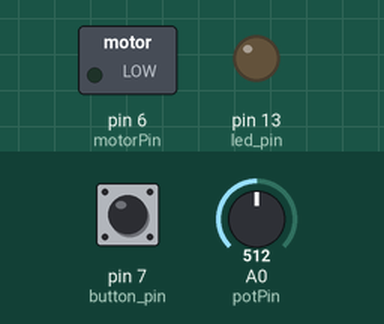
This sketch was run on a simulated Arduino Uno, built with avr-gcc and run on an emulated ATmega328P. Parts: switched loads named in the sketch (green lamp = pin HIGH), output pins drawn as LEDs (lit = HIGH). Dashed ring = blinking. The inputs (shaded band) are chosen by the test bench; at power-on: pin 7 (button_pin) HIGH, A0 (potPin) = 512.

Above: at 1.2 s.
1.3 s: pin 7 (button_pin) pulled LOW for 1 s
At 1.42 s:
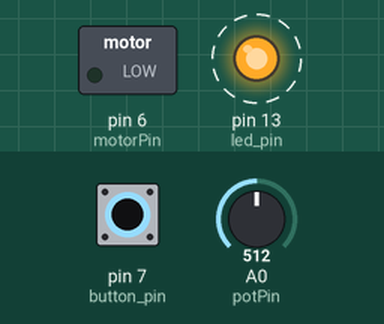
3.8 s: pin 7 (button_pin) pulled LOW for 0.15 s
At 5.0 s:
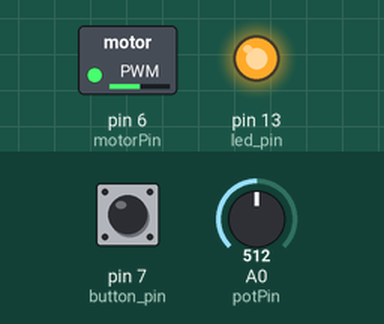
5.5 s: A0 (potPin) set to 716
At 6.7 s:
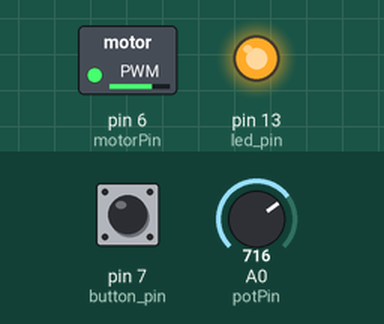
7.0 s: A0 (potPin) set to 900
At 7.8 s:
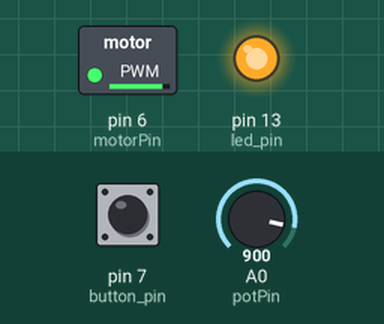
8.5 s: pin 7 (button_pin) pulled LOW for 0.15 s
At 8.62 s:
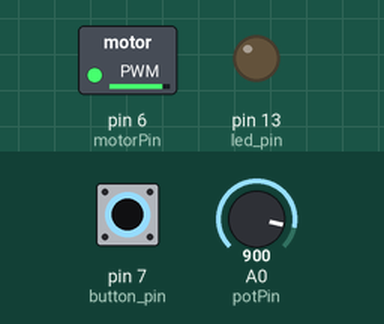
10.2 s: pin 7 (button_pin) pulled LOW for 3.2 s
At 10.57 s:
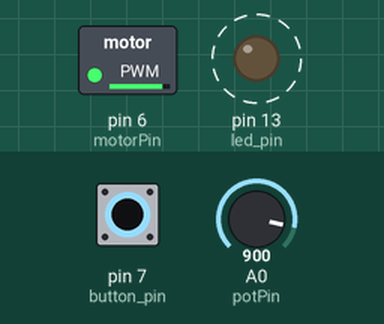
Timing chart, 0 to 15.0 s (numbered marks = the images above; inputs shaded):
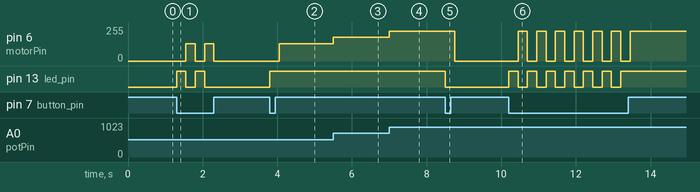

The sketch:

Ejemplo_Motor_DC.ino
```cpp
/* Manejando un Motor DC! */

/* En esta experiencia vamos a manejar la velocidad de giro de un motor DC con la ayuda de un potenciómetro

* El elemento distintivo y que nos permite hacer esto fácilmente es un transistor (el BJT más común... el 2N2222)

* En esta configuración usamos a este elemento activo en región de saturación, lo que nos permite hacerlo funcionar

* como una resistencia controlada por voltaje, de manera tal que al aplicar más voltaje (en su base) obtendremos una

* mayor corriente en el colector del transistor (donde va el motor y este hacia el riel superior) lo que nos permite

* manejar y controlar la velocidad de giro del motor aplicando más o menos corriente.

* El papel que desempeña el potenciómentro es "decirle" al Arduino que tiene un determinado voltaje en su patita del medio

* hablamos de un divisor de tensión este terminal, el Arduino procesa este valor y envia una PWM con un ciclo de trabajo proporcional

* al valor de voltaje que le envió el potenciómetro.

* El ckt también es capaz de decirnos cual es el ciclo de trabajo cuando este varía de a 10%, contando desde 0 y además posee

* un botón que al ser presionado permite conocer el ciclo de trabajo de la PWM de forma instantánea.

*/

int motorPin = 6; // Pin que enviará la PWM al motor DC

int potPin = 0; // Entrada analogica que lee el voltaje del divisor de tensión que forma el potenciómetro

int button_pin = 7; // Pin donde se conecta el botón

int led_pin = 13; // Pin que avisará estados

int button_read; //Botón que nos permitirá conocer el ciclo de trabajo de forma instantánea

int potVal; // Iniciamos la variable que controla el Duty Cycle de la PWM

boolean apagar = true; // Variable para apagar o no el motor

void setup() {

pinMode(motorPin,OUTPUT); //Este pin enviará la PWM

pinMode(led_pin, OUTPUT); //Este pin tiene que ver con el led de aviso integrado en la placa

pinMode(button_pin, INPUT); //Led que lee el botón

}

void loop() {

button_read = digitalRead(button_pin); //Leemos el estado del botón

if (button_read == LOW){

apagar = !apagar; //Cambia el estado encendido/apagado del motor

potVal = 0; //Esto permitirá enviar una PWM con ciclo de trabajo 0 y apagará el motor

digitalWrite(led_pin, !apagar);

/* Recuerda bajar el nivel del pot al mínimo para que al volver a encender el motor no comience a girar de "golpe" */

delay(250); //Un pequeño delay para que no se active muchas veces el botón

}

if (apagar == false){

potVal = analogRead(potPin)/4; // Dividimos en 4 dada la salida de analogRead() (lo preparamos para analogWrite(), se puede utilizar la función "map()" también)

}

analogWrite(motorPin,potVal); // Enviamos la señal para controlar el motor

}
```

Measured:
- after the input at 1.3 s, pin 6 (motorPin): alternates 128/255 for 0.25 s and 0/255 for 0.25 s, 4 changes in all, then stays 0/255, starting after 0.25 s; pin 13 (led_pin): alternates HIGH for 0.25 s and LOW for 0.25 s, 4 changes in all, then stays LOW, starting at once
- after the input at 3.8 s, pin 6 (motorPin): 0/255 → 128/255 after 0.25 s; pin 13 (led_pin): LOW → HIGH at once
- after the input at 5.5 s, pin 6 (motorPin): 128/255 → 179/255 at once
- after the input at 7.0 s, pin 6 (motorPin): 179/255 → 225/255 at once
- after the input at 8.5 s, pin 6 (motorPin): 225/255 → 0/255 after 0.25 s; pin 13 (led_pin): HIGH → LOW at once
- after the input at 10.2 s, pin 6 (motorPin): alternates 225/255 for 0.25 s and 0/255 for 0.25 s, 13 changes in all, then stays 225/255, starting after 0.25 s; pin 13 (led_pin): alternates HIGH for 0.25 s and LOW for 0.25 s, 13 changes in all, then stays HIGH, starting at once
